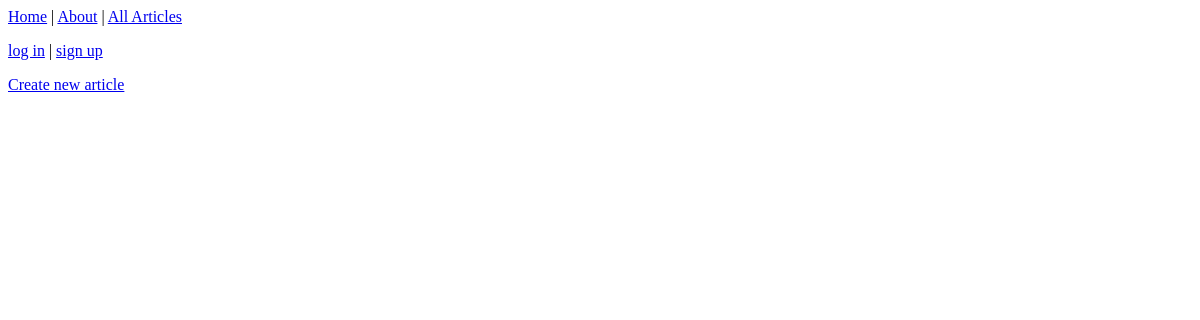
The page /articles/ on the database as committed earlier.
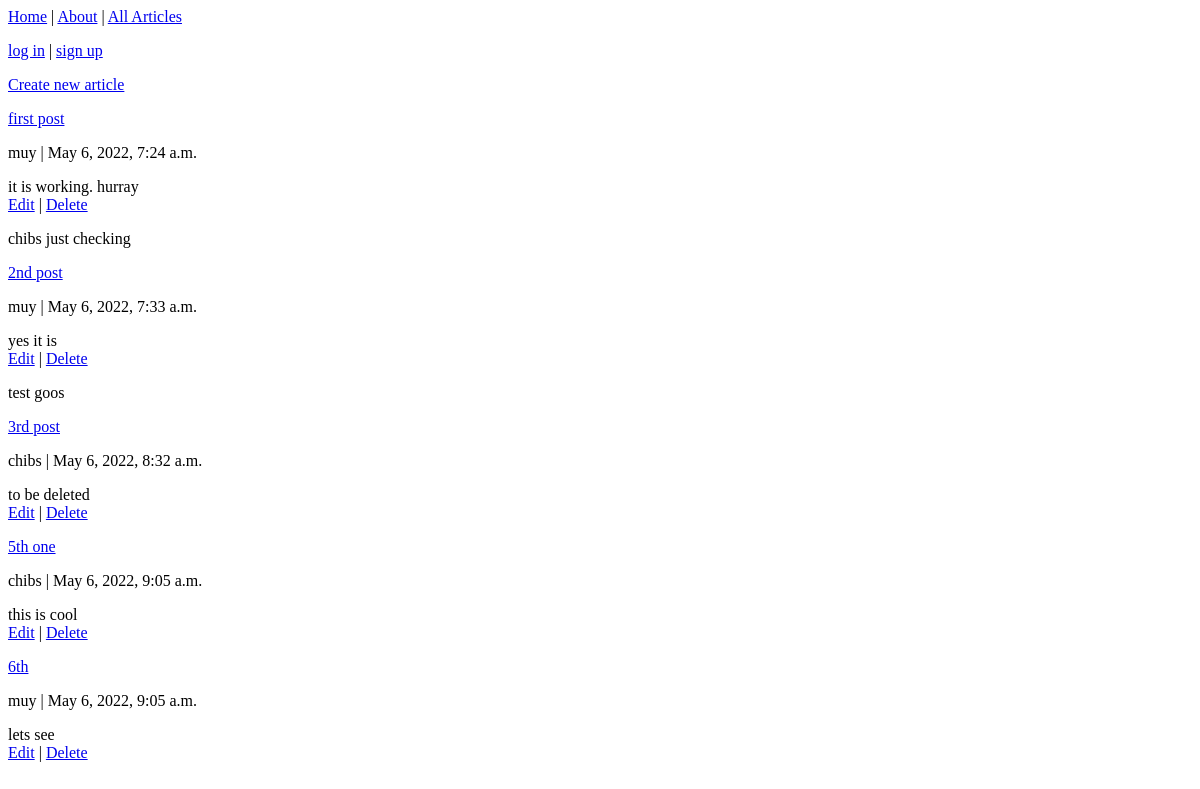
The same page on the database as committed later.
### articles/models.py (models this page shows, shortened)
class Article(models.Model):
    title = models.CharField(max_length=255)
    body = models.TextField()
    date = models.DateTimeField(auto_now_add=True)
    author = models.ForeignKey(
        get_user_model(),
        on_delete=models.CASCADE,
    )

class Comment(models.Model):
    article = models.ForeignKey(Article, on_delete=models.CASCADE,
            related_name='comments')
    comment = models.CharField(max_length=200)
    author = models.ForeignKey(
        get_user_model(),
        on_delete=models.CASCADE,
    )
    def __str__(self) -> str:
        return self.comment

### users/models.py (models this page shows)
class CustomUser(AbstractUser):
    age = models.PositiveBigIntegerField(null = True, blank = True)

### articles/views.py (the view)
# urls.py: path('',ArticleListView.as_view(), name = 'article_list'),
class ArticleListView(ListView):
    model = Article
    template_name = 'article_list.html'

### templates/article_list.html (shortened to what this page needs)
{% extends 'base.html' %}
{% block content %}
<p>
    <a href="{% url 'article_new' %}">Create new article</a>
</p>
{% for article in object_list %}
   <p>
    <a href="{% url 'article_detail' article.pk %}">{{article.title}}</a>
   </p>
   <p>
    {{article.author}} | {{article.date}}
   </p>
    {{article.body}} <br>
    <a href="{% url 'article_edit' article.pk %}">Edit</a> |
     <a href="{% url 'article_delete' article.pk %}">Delete</a>
    {% for comment in article.comments.all %}
    <p>
        {{ comment.author }}
        {{ comment }}
    </p>
    {% endfor %}
{% endfor %}
{% endblock content%}

### templates/base.html (shortened to what this page needs)
<!DOCTYPE html>
<html>
    <head>
        <header>
            <a href = "{% url 'home' %}">Home</a> | <a href = "{% url 'about' %}">About</a> |
            <a href = "{% url 'article_list' %}">All Articles</a>
        </header>
    </head>
{% if user.is_authenticated %}
    Hi {{ user.username }}!
    <p>
        <a href="{% url 'logout' %}">log out</a>
        <a href="{% url 'password_change' %}">password change</a>
    </p>
{% else %}
    <p>
        <a href="{% url 'login' %}">log in</a> |
        <a href="{% url 'signup' %}">sign up</a>
    </p>
{% endif %}
{% block content %}
{% endblock content %}
</html>

Rows that differ between the two databases and show on the page:
added Article: title "first post", author "muy", date "May 6, 2022, 7:24 a.m.", body "it is working. hurray"
added Comment: author "chibs", comment "just checking", shown under "first post"
added Article: title "2nd post", author "muy", date "May 6, 2022, 7:33 a.m.", body "yes it is"
added Comment: author "test", comment "goos", shown under "2nd post"
added Article: title "3rd post", author "chibs", date "May 6, 2022, 8:32 a.m.", body "to be deleted"
added Article: title "5th one", author "chibs", date "May 6, 2022, 9:05 a.m.", body "this is cool"
added Article: title "6th", author "muy", date "May 6, 2022, 9:05 a.m.", body "lets see"
